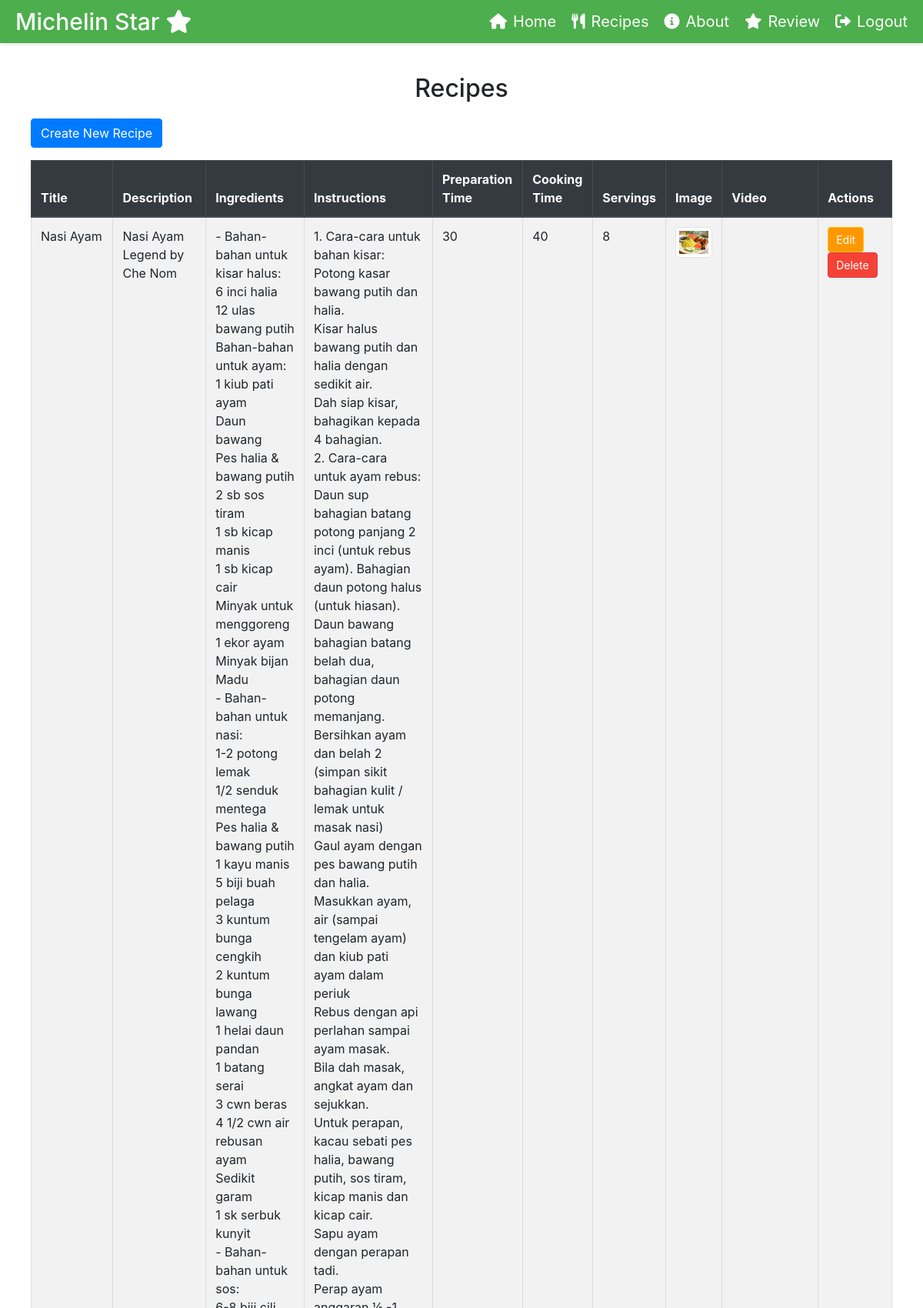
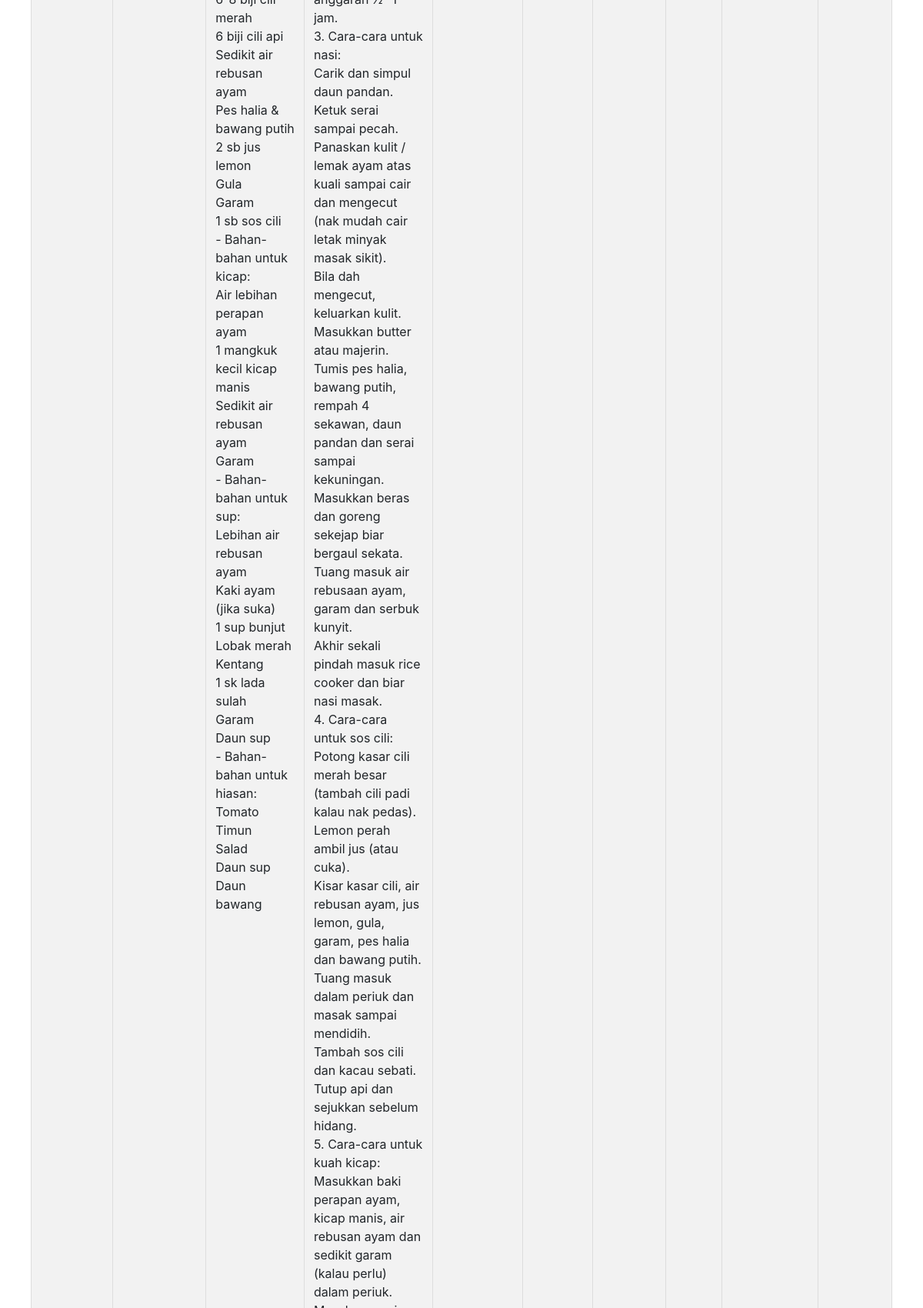
The app's page /recipe.php (signed in, upper part) with its own data (2 pictures, top to bottom).
### tables this page shows
CREATE TABLE `recipe` (
  `RecipeID` int(11) NOT NULL,
  `Title` varchar(255) NOT NULL,
  `Description` text DEFAULT NULL,
  `Ingredients` text DEFAULT NULL,
  `Instructions` text DEFAULT NULL,
  `PreparationTime` int(11) DEFAULT NULL,
  `CookingTime` int(11) DEFAULT NULL,
  `Servings` int(11) DEFAULT NULL,
  `Image` varchar(255) DEFAULT NULL,
  `Video` varchar(255) DEFAULT NULL,
  `CategoryID` int(11) DEFAULT NULL
);

### recipe.php (the view, shortened to what this page needs)
<?php
include('headeradmin.php');
$conn = new mysqli("localhost", "root", "", "RecipeDB");
$stmt = $conn->prepare("SELECT * FROM Recipe");
$stmt->execute();
$result = $stmt->get_result();
?>
<!DOCTYPE html>
<html lang="en">
<head>
    <link rel="stylesheet" href="stylesrecipe.css">
    <link rel="stylesheet" href="https://stackpath.bootstrapcdn.com/bootstrap/4.5.2/css/bootstrap.min.css">
</head>
<body>
<div class="content">
    <div class="welcome-message">
        <h2>Recipes</h2>
    </div>
    <a href="recipe_form.php?action=create" class="btn btn-primary mb-3">Create New Recipe</a>
    <div class="table-container">
        <table class="table table-striped table-hover">
            <thead class="thead-dark">
                <tr>
                    <th>Title</th>
                    <th>Description</th>
                    <th>Ingredients</th>
                    <th>Instructions</th>
                    <th>Preparation Time</th>
                    <th>Cooking Time</th>
                    <th>Servings</th>
                    <th>Image</th>
                    <th>Video</th>
                    <th>Actions</th>
                </tr>
            </thead>
            <tbody>
                <?php while ($recipe = $result->fetch_assoc()): ?>
                <tr>
                    <td><?php echo htmlspecialchars($recipe['Title']); ?></td>
                    <td><?php echo htmlspecialchars($recipe['Description']); ?></td>
                    <td><?php echo nl2br(htmlspecialchars($recipe['Ingredients'])); ?></td>
                    <td><?php echo nl2br(htmlspecialchars($recipe['Instructions'])); ?></td>
                    <td><?php echo htmlspecialchars($recipe['PreparationTime']); ?></td>
                    <td><?php echo htmlspecialchars($recipe['CookingTime']); ?></td>
                    <td><?php echo htmlspecialchars($recipe['Servings']); ?></td>
                    <td>
                        <?php if ($recipe['Image']): ?>
                        <img src="<?php echo htmlspecialchars($recipe['Image']); ?>" alt="Recipe Image" class="img-thumbnail">
                        <?php endif; ?>
                    </td>
                    <td>
                        <?php if ($recipe['Video']): ?>
                        <?php
                        parse_str(parse_url($recipe['Video'], PHP_URL_QUERY), $videoParams);
                        if (isset($videoParams['v'])) {
                            $youtubeID = htmlspecialchars($videoParams['v']);
                        ?>
                        <iframe width="100" height="100" src="https://www.youtube.com/embed/<?php echo $youtubeID; ?>" frameborder="0" allowfullscreen></iframe>
                        <?php
                        } else {
                            echo "Invalid YouTube URL";
                        }
                        ?>
                        <?php endif; ?>
                    </td>
                    <td>
                        <a href="#" class="btn btn-warning btn-edit" data-id="<?php echo $recipe['RecipeID']; ?>">Edit</a>
                        <a href="recipe_delete.php?id=<?php echo $recipe['RecipeID']; ?>" onclick="return confirm('Are you sure you want to delete this recipe?');" class="btn btn-danger">Delete</a>
                    </td>
                </tr>
                <?php endwhile; ?>
            </tbody>
        </table>
    </div>
</div>
<?php
include('footer.php');
?>
</body>
</html>

### stylesheader.css (style rules this page uses)
body { margin: 0; font-family: Arial, sans-serif; }

### stylesrecipe.css (style rules this page uses)
body { margin: 0; font-family: Arial, sans-serif; background-color: #dcf5dc; }
.content { padding: 20px; max-width: 1200px; margin: 0 auto; }
.welcome-message { text-align: center; margin-bottom: 20px; }
.table-container { overflow-x: auto; }
.table { width: 100%; border-collapse: collapse; margin-bottom: 20px; background-color: white; box-shadow: 0 2px 4px rgba(0, 0, 0, 0.1); }
.table th, .table td { border: 1px solid #ddd; padding: 12px 15px; text-align: left; }
.table th { background-color: #343a40; color: white; font-weight: bold; }
.table-striped tbody tr:nth-of-type(odd) { background-color: #f9f9f9; }
.table img, .table video { display: block; max-width: 100%; height: auto; border-radius: 5px; }
.table .btn { display: inline-block; padding: 5px 10px; color: white; text-decoration: none; border-radius: 4px; font-size: 14px; margin-right: 5px; }
.table .btn-warning { background-color: #ff9800; }
.table .btn-danger { background-color: #f44336; }
.img-thumbnail { width: 50px; height: auto; }

### records on screen
recipe: Title "Nasi Ayam", Description "Nasi Ayam Legend by Che Nom", Ingredients "- Bahan-bahan untuk kisar halus: 6 inci halia 12 ulas bawang putih Bahan-bahan untuk ayam: 1 kiub pati ayam Daun bawang Pes halia & bawang putih 2 sb sos tiram 1 sb kicap manis 1 sb kicap cair Minyak untuk menggoreng 1 ekor ayam Minyak bijan Madu - Bahan-bahan untuk nasi: 1-2 potong lemak 1/2 senduk mentega Pes halia & bawang putih 1 kayu manis 5 biji buah pelaga 3 kuntum bunga cengkih 2 kuntum bunga lawang 1 helai daun pandan 1 batang serai 3 cwn beras 4 1/2 cwn air rebusan ayam Sedikit garam 1 sk serbuk kunyit - Bahan-bahan untuk sos: 6-8 biji cili merah 6 biji cili api Sedikit air rebusan ayam Pes halia & bawang putih 2 sb jus lemon Gula Garam 1 sb sos cili - Bahan-bahan untuk kicap: Air…", Instructions "1. Cara-cara untuk bahan kisar: Potong kasar bawang putih dan halia. Kisar halus bawang putih dan halia dengan sedikit air. Dah siap kisar, bahagikan kepada 4 bahagian. 2. Cara-cara untuk ayam rebus: Daun sup bahagian batang potong panjang 2 inci (untuk rebus ayam). Bahagian daun potong halus (untuk hiasan). Daun bawang bahagian batang belah dua, bahagian daun potong memanjang. Bersihkan ayam dan belah 2 (simpan sikit bahagian kulit / lemak untuk masak nasi) Gaul ayam dengan pes bawang putih dan halia. Masukkan ayam, air (sampai tengelam ayam) dan kiub pati ayam dalam periuk Rebus dengan api perlahan sampai ayam masak. Bila dah masak, angkat ayam dan sejukkan. Untuk perapan, kacau sebati…", PreparationTime "30", CookingTime "40", Servings "8", Image (picture)
